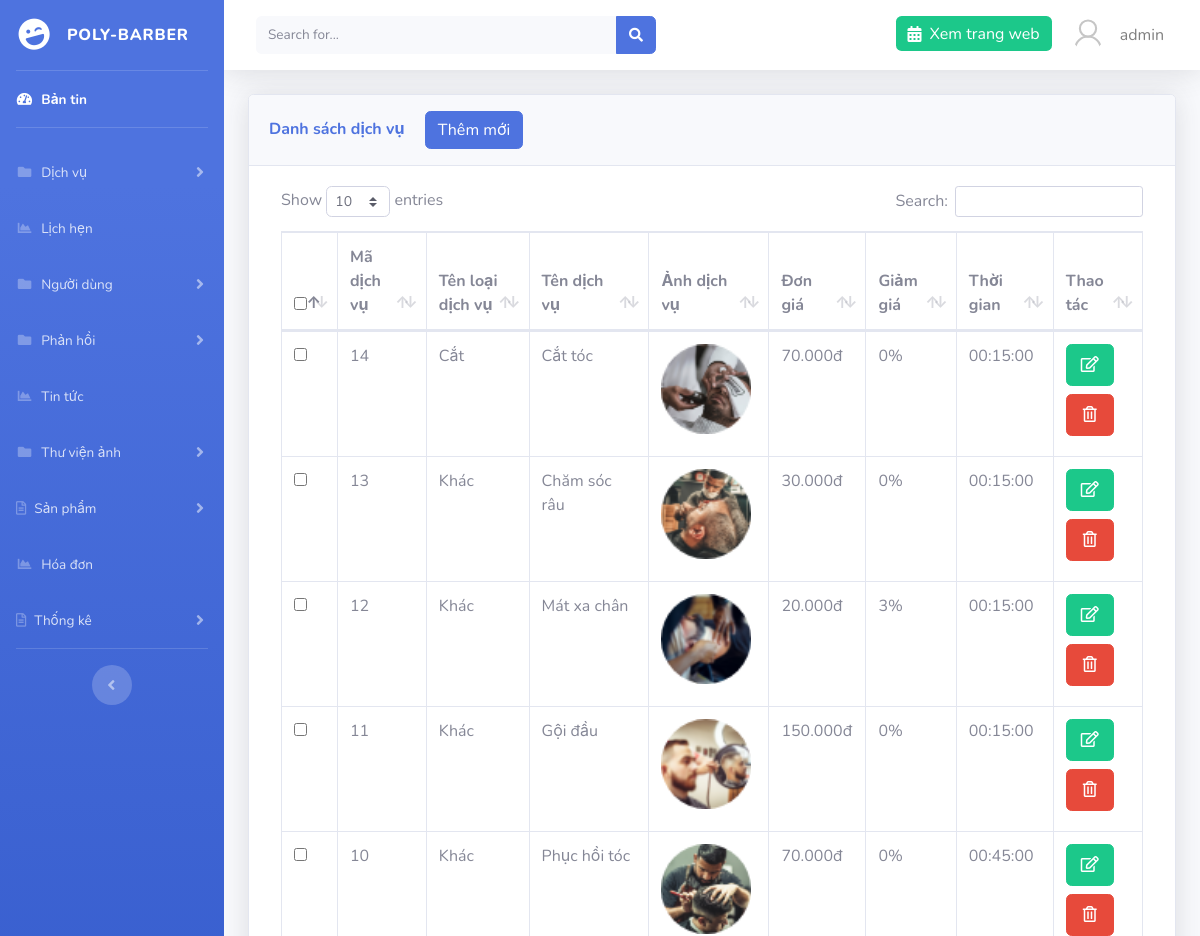
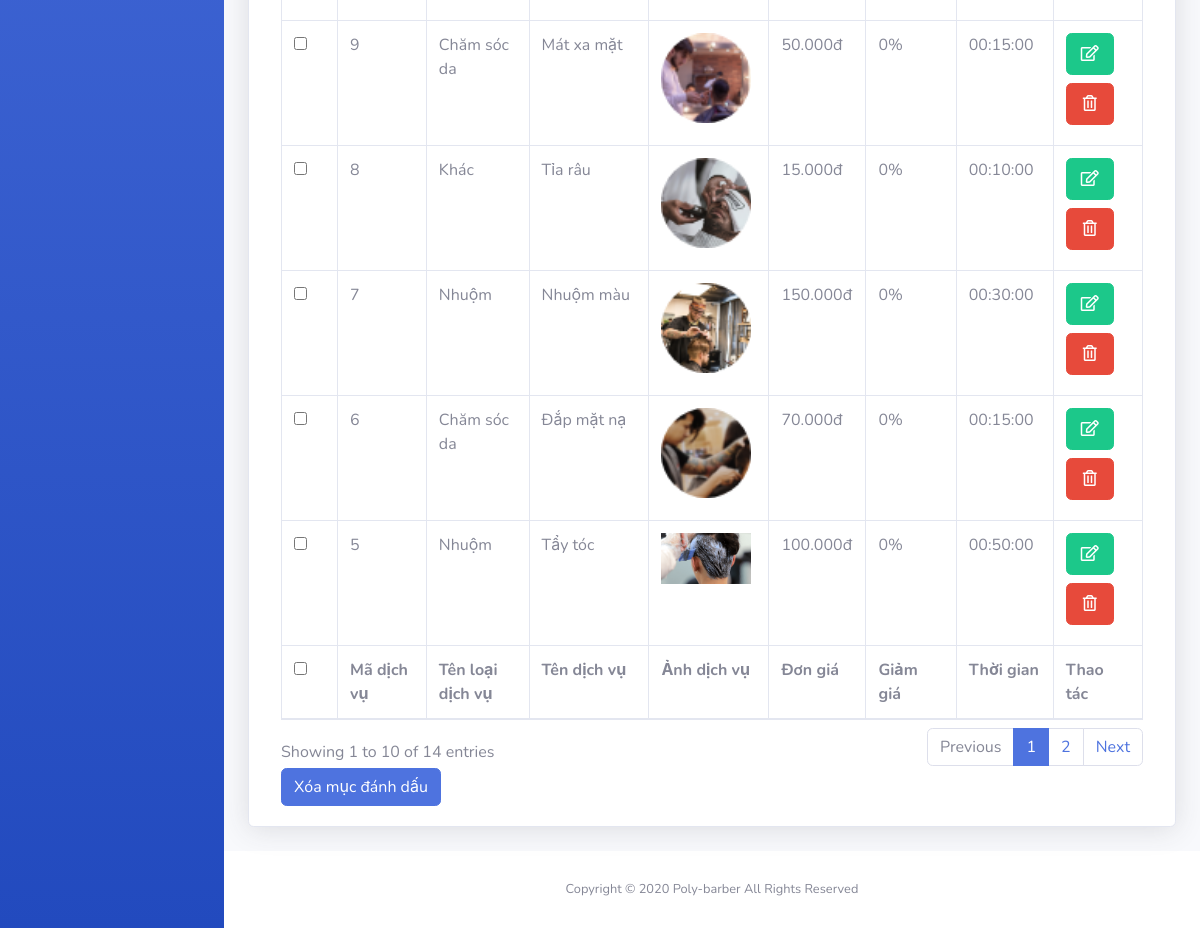
The app's page /admin/?page=service (signed in) with its own data (2 pictures, top to bottom).
### tables this page shows
CREATE TABLE `services` (
  `id` int(11) NOT NULL,
  `name` varchar(191) NOT NULL,
  `price` float NOT NULL,
  `sale` float NOT NULL,
  `time` time NOT NULL,
  `detail` text NOT NULL,
  `images` varchar(191) NOT NULL,
  `id_type` int(11) NOT NULL
);

CREATE TABLE `types` (
  `id` int(11) NOT NULL,
  `name` varchar(191) NOT NULL,
  `images` varchar(191) NOT NULL
);

### libs/database.php (called while the page is built, shortened)
<?php
function connection()
{
    try {
        $conn = new PDO("mysql:host=localhost; dbname=barber; charset=utf8", "root", "");
    } catch (PDOException $e) {
        echo "Lỗi Kết nối" . $e->getMessage();
    }
    return $conn;
}
function query_exe($sql) {
    $conn = connection();
    try {
        $stmt = $conn->prepare($sql);
        $stmt->execute();
        $result = $stmt->fetchAll(PDO::FETCH_ASSOC);
        return $result;
    } catch (PDOException $e) {
        echo "Lỗi dữ liệu" . $e->getMessage();
    } finally {
        unset($conn);
    }
}

### libs/services.php (called while the page is built, shortened)
<?php
require_once "database.php";
function service_list_all() {
    $sql = "SELECT services.*,types.name as name_type from services inner join types on types.id = services.id_type
    ORDER BY id DESC";
    return query_exe($sql);
}

### admin/services/index.php (the view, shortened to what this page needs)
<?php
$result = service_list_all();
?>
<div class="container-fluid">
    <div class="card shadow mb-4">
        <div class="card-header py-3">
            <h6 class="m-0 font-weight-bold text-primary">Danh sách dịch vụ <a href="<?= ROOT ?>admin/?page=service&action=add" class="btn btn-primary ml-3">Thêm mới</a></h6>
        </div>
        <div class="card-body">
            <div class="table-responsive">
                <form action="" method="POST" class="col-12">
                    <table class="table table-bordered" id="dataTable" width="100%" cellspacing="0">
                        <thead>
                            <tr>
                                <th>
                                    <input type="checkbox" name="checkall" class="checkall">
                                </th>
                                <th>Mã dịch vụ</th>
                                <th>Tên loại dịch vụ</th>
                                <th>Tên dịch vụ</th>
                                <th>Ảnh dịch vụ</th>
                                <th>Đơn giá</th>
                                <th>Giảm giá</th>
                                <th>Thời gian</th>
                                <th>Thao tác</th>
                            </tr>
                        </thead>
                        <tfoot>
                            <tr>
                            <th>
                                    <input type="checkbox" name="checkall" class="checkall">
                                </th>
                                <th>Mã dịch vụ</th>
                                <th>Tên loại dịch vụ</th>
                                <th>Tên dịch vụ</th>
                                <th>Ảnh dịch vụ</th>
                                <th>Đơn giá</th>
                                <th>Giảm giá</th>
                                <th>Thời gian</th>
                                <th>Thao tác</th>
                            </tr>
                        </tfoot>
                        <tbody>
                            <?php foreach ($result as $r) : ?>
                                <tr>
                                    <td>
                                        <input type="checkbox" name="id[]"  value="<?= $r['id'] ?>">
                                    </td>
                                    <td><?= $r['id'] ?></td>
                                    <td><?= $r['name_type'] ?></td>
                                    <td><?= $r['name'] ?></td>
                                    <td>
                                        <img src="../images/products/<?= $r['images'] ?>" width="90" alt="">
                                    </td>
                                    <td><?= number_format($r['price'],0,',','.').'đ' ?></td>
                                    <td><?=($r['sale']*100).'%'?></td>
                                    <td><?=$r['time']?></td>
                                    <td>
                                        <a href="<?= ROOT ?>admin/?page=service&action=edit&id=<?= $r['id'] ?>" class="btn btn-success d-block p-2 w-75 mb-2"><i class="far fa-edit"></i></a>
                                        <a href="<?= ROOT ?>admin/?page=service&id=<?= $r['id'] ?>" onclick="return confirm('Bạn có chắc muốn xóa không')" class="btn btn-danger d-block p-2 w-75 mb-2"><i class="far fa-trash-alt"></i></a>
                                    </td>
                                </tr>
                            <?php endforeach; ?>
                        </tbody>
                    </table>
                    <button type="submit" class="btn btn-primary" id="btndel-category" name="btn-del">Xóa mục đánh dấu</button>
                </form>
            </div>
        </div>
    </div>
</div>

### records on screen
services: id "14", id_type.name "Cắt", name "Cắt tóc", images (picture), price "70.000", $r['sale']*100 "0", time "00:15:00"
services: id "13", id_type.name "Khác", name "Chăm sóc râu", images (picture), price "30.000", $r['sale']*100 "0", time "00:15:00"
services: id "12", id_type.name "Khác", name "Mát xa chân", images (picture), price "20.000", $r['sale']*100 "3", time "00:15:00"
services: id "11", id_type.name "Khác", name "Gội đầu", images (picture), price "150.000", $r['sale']*100 "0", time "00:15:00"
services: id "10", id_type.name "Khác", name "Phục hồi tóc", images (picture), price "70.000", $r['sale']*100 "0", time "00:45:00"
services: id "9", id_type.name "Chăm sóc da", name "Mát xa mặt", images (picture), price "50.000", $r['sale']*100 "0", time "00:15:00"
services: id "8", id_type.name "Khác", name "Tỉa râu", images (picture), price "15.000", $r['sale']*100 "0", time "00:10:00"
services: id "7", id_type.name "Nhuộm", name "Nhuộm màu", images (picture), price "150.000", $r['sale']*100 "0", time "00:30:00"
services: id "6", id_type.name "Chăm sóc da", name "Đắp mặt nạ", images (picture), price "70.000", $r['sale']*100 "0", time "00:15:00"
services: id "5", id_type.name "Nhuộm", name "Tẩy tóc", images (picture), price "100.000", $r['sale']*100 "0", time "00:50:00"

### other values on screen
$_SESSION['member']['account'] "admin"
